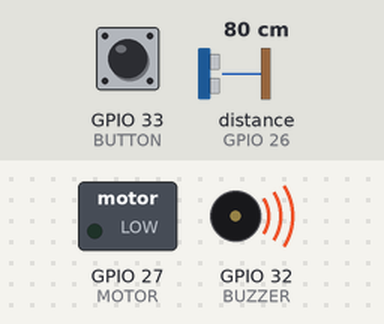
This sketch was run on a simulated ESP32. Shown: switched loads named in the sketch (green lamp = pin HIGH), buzzer (waves = sounding, pin HIGH). Wiring (inferred from the names in the program): ultrasonic range finder: trigger GPIO 25; echo GPIO 26. The test bench sets the inputs (shaded band); at power-on: distance to the obstacle (sensor on GPIO 26) 80 cm, GPIO 33 (BUTTON) HIGH. The echo pulse lasts 58.3 µs per cm; pins used as bus, display or sensor lines are not drawn.

Above: at 1.2 s.
1.3 s: distance to the obstacle (sensor on GPIO 26) set to 34 cm
At 1.5 s:
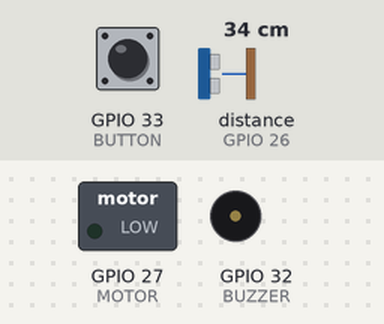
4.3 s: distance to the obstacle (sensor on GPIO 26) set to 27 cm
At 4.52 s:
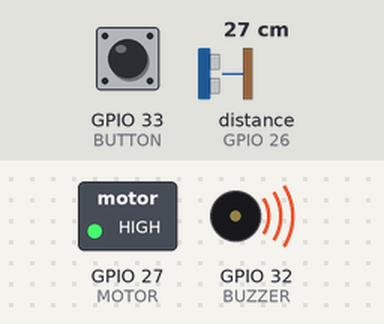
7.3 s: distance to the obstacle (sensor on GPIO 26) set to 120 cm
At 7.53 s:
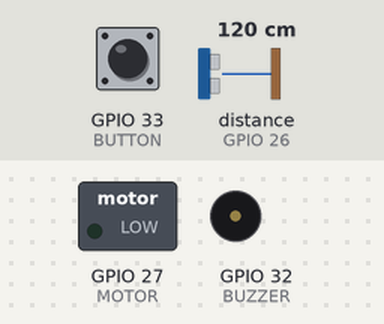
10.3 s: GPIO 33 (BUTTON) pulled LOW for 3.2 s
At 11.7 s:
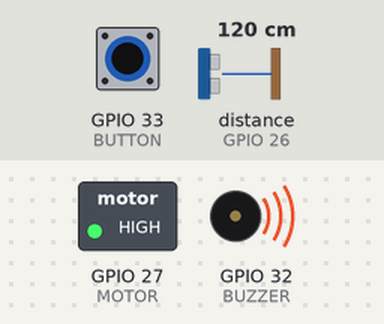
15.0 s: distance to the obstacle (sensor on GPIO 26) set to 18 cm
At 15.24 s:
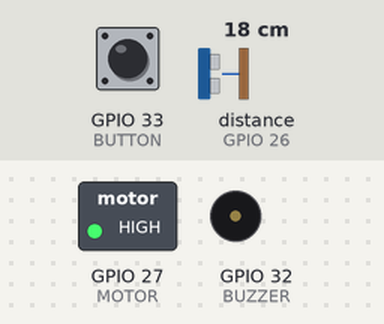
Timing chart, 0 to 19.0 s (numbered marks = the images above; inputs shaded):
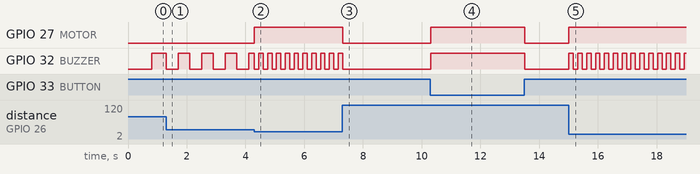

The sketch:

Finalv2.ino
```cpp
#define TRIG 25
#define ECHO 26
#define BUZZER 32
#define MOTOR 27
#define BUTTON 33

unsigned long previousMillis = 0;
unsigned long interval = 1000;

void setup() {
  pinMode(TRIG, OUTPUT);
  pinMode(ECHO, INPUT);
  pinMode(BUZZER, OUTPUT);
  pinMode(MOTOR, OUTPUT);
  pinMode(BUTTON, INPUT_PULLUP);

  digitalWrite(BUZZER, LOW);
  digitalWrite(MOTOR, LOW);

  Serial.begin(115200);
}

float readDistance() {
  digitalWrite(TRIG, LOW);
  delayMicroseconds(2);
  digitalWrite(TRIG, HIGH);
  delayMicroseconds(10);
  digitalWrite(TRIG, LOW);

  long duration = pulseIn(ECHO, HIGH, 30000);
  float distance = duration * 0.034 / 2;

  return distance;
}

void loop() {

  // ===== PRIORITAS PANIC BUTTON =====
  if (digitalRead(BUTTON) == LOW) {  // ditekan
    digitalWrite(BUZZER, HIGH);
    digitalWrite(MOTOR, HIGH); // opsional
    return;  // abaikan sistem lain
  }

  float distance = readDistance();
  unsigned long currentMillis = millis();

  if (distance > 100 || distance == 0) {
    digitalWrite(BUZZER, LOW);
    digitalWrite(MOTOR, LOW);
  }

  else if (distance > 60) {
    interval = 800;
    digitalWrite(MOTOR, LOW);
  }

  else if (distance > 30) {
    interval = 400;
    digitalWrite(MOTOR, LOW);
  }

  else if (distance > 10) {
    interval = 150;
    digitalWrite(MOTOR, HIGH);
  }

  else {
    digitalWrite(BUZZER, HIGH);
    digitalWrite(MOTOR, HIGH);
    return;
  }

  if (currentMillis - previousMillis >= interval) {
    previousMillis = currentMillis;
    digitalWrite(BUZZER, !digitalRead(BUZZER));
  }
}
```

Measured:
- the behaviour switches between 31 and 30 cm on distance to the obstacle (sensor on GPIO 26) (found by bisection; images 1 and 2)
- after the input at 1.3 s, GPIO 32 (BUZZER): alternates HIGH for 0.40 s and LOW for 0.40 s, starting at once
- after the input at 4.3 s, GPIO 27 (MOTOR): LOW → HIGH at once; GPIO 32 (BUZZER): alternates HIGH for 0.15 s and LOW for 0.15 s, starting at once
- after the input at 7.3 s, GPIO 27 (MOTOR): HIGH → LOW at once; GPIO 32 (BUZZER): goes on until 7.3 s, then stays LOW
- after the input at 10.3 s, GPIO 27 (MOTOR): LOW → HIGH at once, → LOW 3.2 s later; GPIO 32 (BUZZER): LOW → HIGH after 0.00 s instead of 4.7 s
- after the input at 15.0 s, GPIO 27 (MOTOR): LOW → HIGH at once; GPIO 32 (BUZZER): alternates HIGH for 0.15 s and LOW for 0.15 s, starting at once
